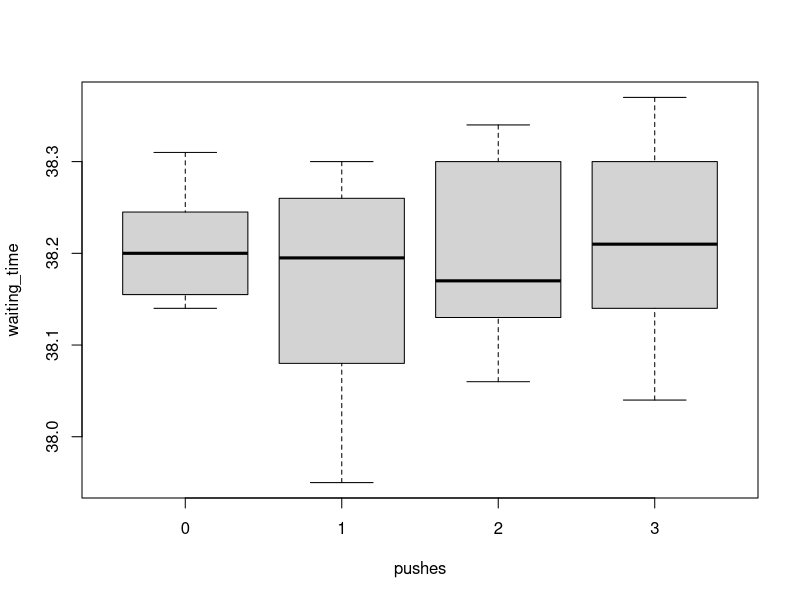
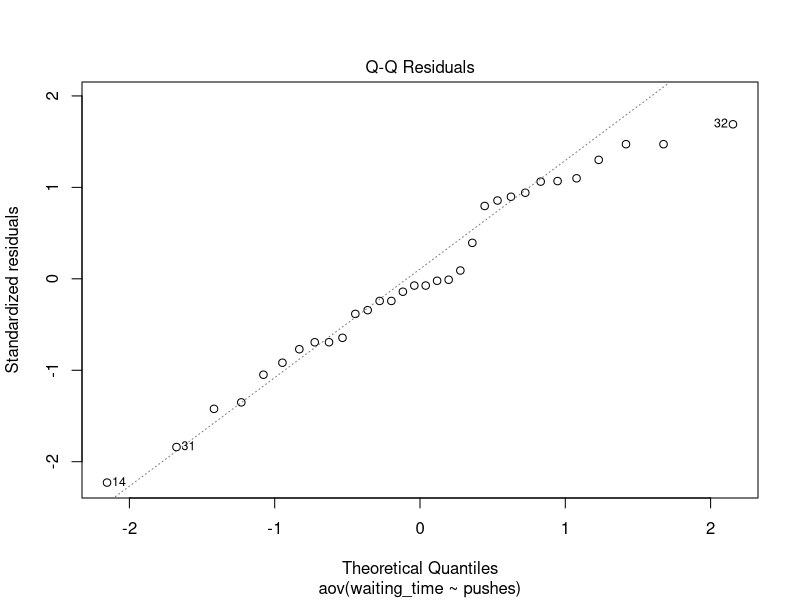
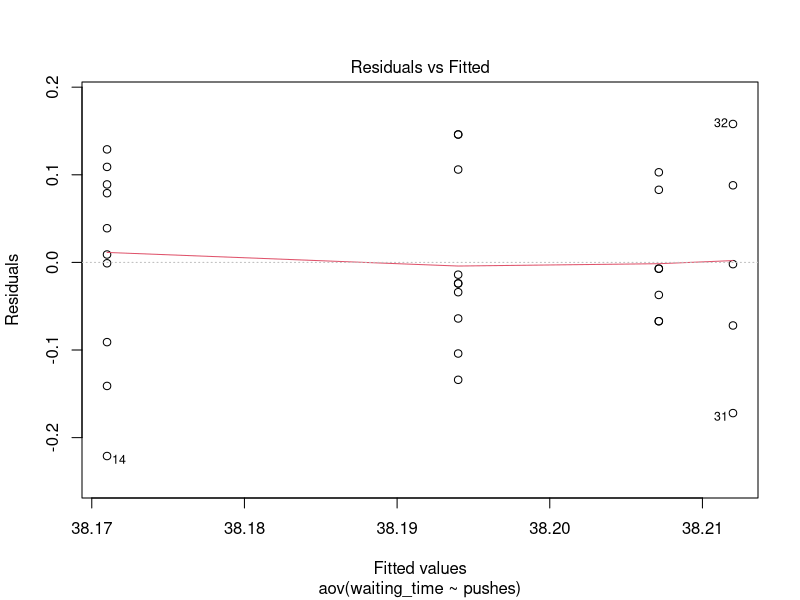
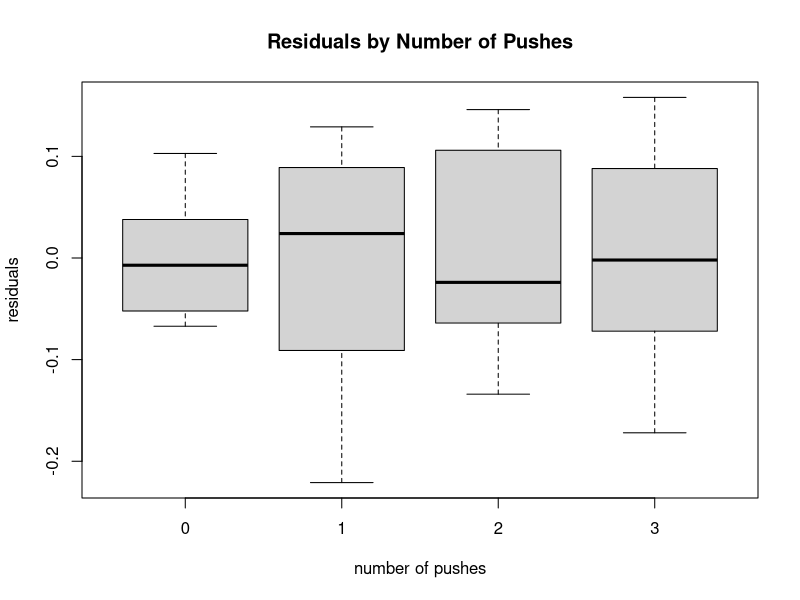

Here is the R script that generated these plots, in order:
push_dat <- data.frame(
  pushes = c(
    rep(0, 7),
    rep(1, 10),
    rep(2, 10),
    rep(3, 5)
  ),
  waiting_time = c(
    38.14, 38.20, 38.31, 38.14, 38.29, 38.17, 38.20,
    38.28, 38.17, 38.08, 38.25, 38.18, 38.03, 37.95, 38.26, 38.30, 38.21,
    38.17, 38.13, 38.16, 38.30, 38.34, 38.34, 38.17, 38.18, 38.09, 38.06,
    38.14, 38.30, 38.21, 38.04, 38.37
  )
)
push_dat$pushes <- as.factor(push_dat$pushes)

# part a: ANOVA table
# ------------------------------------------------------------------------------
boxplot(waiting_time ~ pushes, data = push_dat)
anova(lm(waiting_time ~ pushes, data = push_dat))

# part c: mean waiting times for one push and three pushes + 95% CI (Bonferroni)
# ------------------------------------------------------------------------------
aov_tab <- anova(lm(waiting_time ~ pushes, data = push_dat))

mse <- aov_tab["Residuals", "Mean Sq"]
df <- aov_tab["Residuals", "Df"]

means <- tapply(push_dat$waiting_time, push_dat$pushes, mean)
ns <- tapply(push_dat$waiting_time, push_dat$pushes, length)

# Bonferonni critical value
alpha <- 0.05
g <- 2
tcrit <- qt(1 - alpha / (2 * g), df = df)

# one push
se_one <- sqrt(mse / ns["1"])
ci_one <- means["1"] + c(-1, 1) * tcrit * se_one

# three pushes
se_three <- sqrt(mse / ns["3"])
ci_three <- means["3"] + c(-1, 1) * tcrit * se_three

results <- data.frame(
  pushes = c(1, 3),
  mean = means
[c("1", "3")],
lower = c(ci_one[1], ci_three[1]),
upper = c(ci_one[2], ci_three[2])
)

# part d: Compute all pairwise comparisons + 95% CI (Tukey)
# ------------------------------------------------------------------------------
fit <- aov(waiting_time ~ pushes, data = push_dat)
TukeyHSD(fit)

# part e: Estimate contrast + 95% CI
# i: contrast the effect of no pushes vs. pushing the button once or more
# ------------------------------------------------------------------------------
c_hat <- means["0"] - (means["1"] + means["2"] + means["3"]) / 3

# calculate se(\hat{C})
cvec <- c(1, -1/3, -1/3, -1/3)
names(cvec) <- c("0", "1", "2", "3")

se <- sqrt(mse * sum(cvec^2 / ns[names(cvec)]))

tcrit <- qt(0.975, df)
ci <- c_hat + c(-1, 1) * tcrit * se

# part f: Test for linear trend in number of pushes
# ------------------------------------------------------------------------------
# linear trend contrast for a decreasing trend
cvec <- c("0" = 3, "1" = 1, "2" = -1, "3" = -3)
c_hat <- sum(cvec * means)
se <- sqrt(mse * sum(cvec^2 / ns[names(cvec)]))

ci <- c_hat + c(-1, 1) * tcrit * se

# part g: diagnostics
# ------------------------------------------------------------------------------
# check noramlity of error using qqplot of the residuals
plot(fit, which = 2)

# check zero expectation using plot of residuals vs. fitted values
plot(fit, which = 1)

# checking equality of variance using boxplot of residuals
boxplot(residuals(fit) ~ push_dat$pushes,
  xlab = "number of pushes",
  ylab = "residuals",
  main = "Residuals by Number of Pushes")
